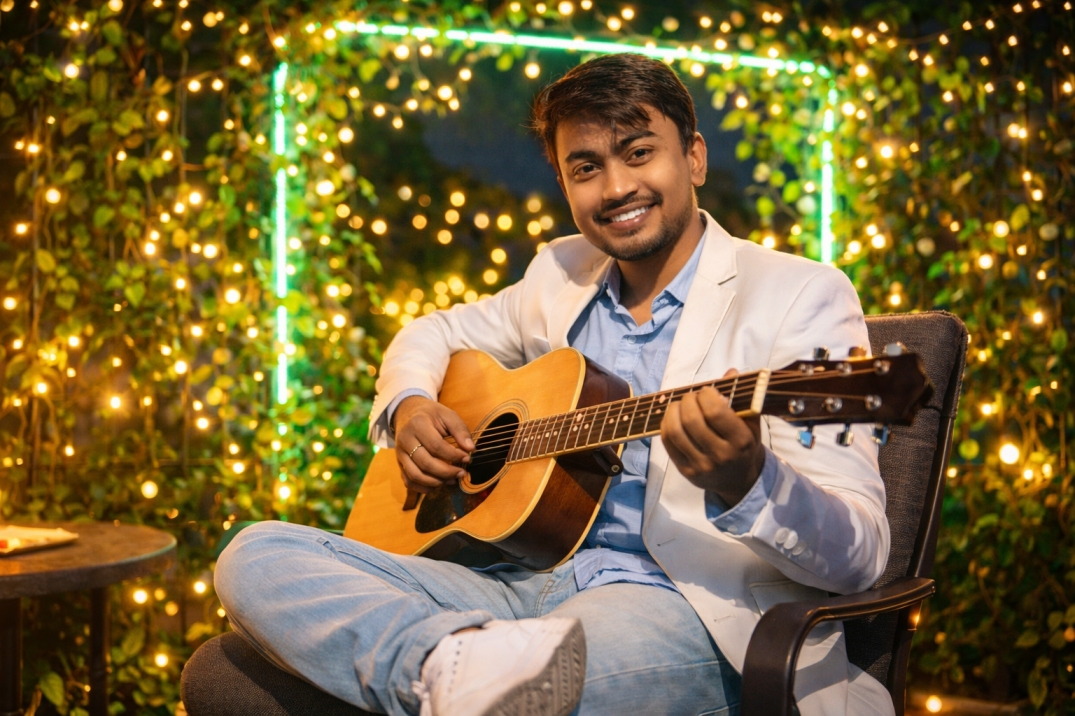
#> input picture input.jpg, 1075 x 716 px, found by its file name
$ python cropped.py
#> lines starting #> are read from the running program, lines starting #| are printed output that depends on the picture
import cv2

image = cv2.imread("input.jpg")
#> image is the input picture: shape (716, 1075, 3); mean B, G, R 57.6, 102.7, 120.7
# width , height

if image is None:
    print("image not found")
else:
    print("Image loaded")

    cropped= image[100:200,50:150]
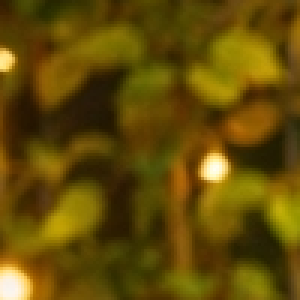
#> cropped: shape (100, 100, 3) (shown 3 times larger); mean B, G, R 6.6, 76, 99.2
    cv2.imshow("Original Image",image)
    cv2.imshow("cropped Image",cropped)
    cv2.waitKey(0)
    cv2.destroyAllWindows()
